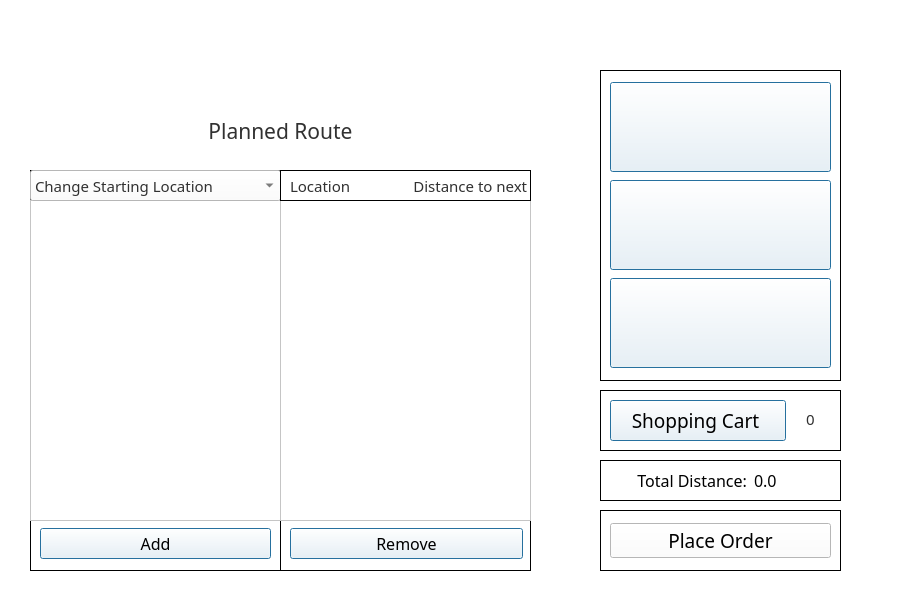
<?xml version="1.0" encoding="UTF-8"?>
<ui version="4.0">
 <class>TripPlanner</class>
 <widget class="QMainWindow" name="TripPlanner">
  <property name="geometry">
   <rect>
    <x>0</x>
    <y>0</y>
    <width>900</width>
    <height>600</height>
   </rect>
  </property>
  <property name="windowTitle">
   <string>MainWindow</string>
  </property>
  <property name="styleSheet">
   <string notr="true">background-color: rgb(255, 255, 255);</string>
  </property>
  <widget class="QWidget" name="centralwidget">
   <widget class="QFrame" name="cart_frame">
    <property name="geometry">
     <rect>
      <x>600</x>
      <y>390</y>
      <width>241</width>
      <height>61</height>
     </rect>
    </property>
    <property name="styleSheet">
     <string notr="true">background-color: rgb(255, 255, 255);
color: rgb(0, 0, 0);</string>
    </property>
    <property name="frameShape">
     <enum>QFrame::Box</enum>
    </property>
    <property name="frameShadow">
     <enum>QFrame::Plain</enum>
    </property>
    <widget class="QFrame" name="bubble_frame">
     <property name="geometry">
      <rect>
       <x>185</x>
       <y>10</y>
       <width>51</width>
       <height>41</height>
      </rect>
     </property>
     <property name="font">
      <font>
       <family>Mongolian Baiti</family>
      </font>
     </property>
     <property name="styleSheet">
      <string notr="true">background: none;</string>
     </property>
     <property name="frameShape">
      <enum>QFrame::NoFrame</enum>
     </property>
     <property name="frameShadow">
      <enum>QFrame::Plain</enum>
     </property>
     <widget class="QLabel" name="cart_quantity_display">
      <property name="geometry">
       <rect>
        <x>0</x>
        <y>-2</y>
        <width>51</width>
        <height>41</height>
       </rect>
      </property>
      <property name="font">
       <font>
        <family>Mongolian Baiti</family>
        <pointsize>11</pointsize>
       </font>
      </property>
      <property name="styleSheet">
       <string notr="true">background-color: none;
color: rgb(49, 49, 49);</string>
      </property>
      <property name="text">
       <string>0</string>
      </property>
      <property name="alignment">
       <set>Qt::AlignCenter</set>
      </property>
     </widget>
     <widget class="QLabel" name="bubble_photo">
      <property name="geometry">
       <rect>
        <x>0</x>
        <y>0</y>
        <width>51</width>
        <height>41</height>
       </rect>
      </property>
      <property name="font">
       <font>
        <family>Mongolian Baiti</family>
       </font>
      </property>
      <property name="styleSheet">
       <string notr="true">image: url(:/bubble-removebg.png);</string>
      </property>
      <property name="text">
       <string/>
      </property>
     </widget>
    </widget>
    <widget class="QPushButton" name="shopping_cart_pushButton">
     <property name="geometry">
      <rect>
       <x>10</x>
       <y>10</y>
       <width>176</width>
       <height>41</height>
      </rect>
     </property>
     <property name="font">
      <font>
       <family>Mongolian Baiti</family>
       <pointsize>14</pointsize>
      </font>
     </property>
     <property name="layoutDirection">
      <enum>Qt::RightToLeft</enum>
     </property>
     <property name="styleSheet">
      <string notr="true">color: rgb(49, 49, 49);
background-color:  rgb(255, 255, 255);
border-style: outset;
border-width: 2px;
border-radius: 10px;
border-color:rgb(118, 158, 81);
min-width: 10em;
padding: 6px;

QPushButton#visit_store_button: clicked {
	background-color: rgb(118, 158, 81);
    border-style: inset;
}</string>
     </property>
     <property name="text">
      <string>Shopping Cart </string>
     </property>
     <property name="icon">
      <iconset resource="resources/resources.qrc">
       <normaloff>:/school_store_logo-removebg.png</normaloff>:/school_store_logo-removebg.png</iconset>
     </property>
     <property name="iconSize">
      <size>
       <width>30</width>
       <height>30</height>
      </size>
     </property>
     <property name="autoDefault">
      <bool>true</bool>
     </property>
     <property name="default">
      <bool>true</bool>
     </property>
    </widget>
   </widget>
   <widget class="QFrame" name="start_at_frame">
    <property name="geometry">
     <rect>
      <x>600</x>
      <y>70</y>
      <width>241</width>
      <height>311</height>
     </rect>
    </property>
    <property name="frameShape">
     <enum>QFrame::Box</enum>
    </property>
    <property name="frameShadow">
     <enum>QFrame::Plain</enum>
    </property>
    <layout class="QVBoxLayout" name="verticalLayout_2">
     <item>
      <widget class="QPushButton" name="irvine_pushButton">
       <property name="minimumSize">
        <size>
         <width>146</width>
         <height>90</height>
        </size>
       </property>
       <property name="maximumSize">
        <size>
         <width>16777215</width>
         <height>16777215</height>
        </size>
       </property>
       <property name="font">
        <font>
         <family>Bahnschrift</family>
         <pointsize>11</pointsize>
         <weight>50</weight>
         <bold>false</bold>
        </font>
       </property>
       <property name="styleSheet">
        <string notr="true">image: url(:/uci_logo.png);

color: rgb(49, 49, 49);
background-color:  rgb(255, 255, 255);
border-style: outset;
border-width: 2px;
border-radius: 10px;
border-color:rgb(118, 158, 81);
min-width: 10em;
padding: 6px;

QPushButton#visit_store_button: clicked {
	background-color: rgb(118, 158, 81);
    border-style: inset;
}</string>
       </property>
       <property name="text">
        <string/>
       </property>
       <property name="iconSize">
        <size>
         <width>300</width>
         <height>40</height>
        </size>
       </property>
       <property name="autoDefault">
        <bool>true</bool>
       </property>
       <property name="default">
        <bool>true</bool>
       </property>
       <property name="flat">
        <bool>false</bool>
       </property>
      </widget>
     </item>
     <item>
      <widget class="QPushButton" name="arizona_pushButton">
       <property name="minimumSize">
        <size>
         <width>146</width>
         <height>90</height>
        </size>
       </property>
       <property name="maximumSize">
        <size>
         <width>16777215</width>
         <height>16777215</height>
        </size>
       </property>
       <property name="font">
        <font>
         <family>Bahnschrift</family>
         <pointsize>11</pointsize>
         <weight>50</weight>
         <bold>false</bold>
        </font>
       </property>
       <property name="styleSheet">
        <string notr="true">image: url(:/university_of_arizona_logo.png);

color: rgb(49, 49, 49);
background-color:  rgb(255, 255, 255);
border-style: outset;
border-width: 2px;
border-radius: 10px;
border-color:rgb(118, 158, 81);
min-width: 10em;
padding: 6px;

QPushButton#visit_store_button: clicked {
	background-color: rgb(118, 158, 81);
    border-style: inset;
}</string>
       </property>
       <property name="text">
        <string/>
       </property>
       <property name="autoDefault">
        <bool>true</bool>
       </property>
       <property name="default">
        <bool>true</bool>
       </property>
       <property name="flat">
        <bool>false</bool>
       </property>
      </widget>
     </item>
     <item>
      <widget class="QPushButton" name="michigan_pushButton">
       <property name="minimumSize">
        <size>
         <width>146</width>
         <height>90</height>
        </size>
       </property>
       <property name="maximumSize">
        <size>
         <width>16777215</width>
         <height>16777215</height>
        </size>
       </property>
       <property name="font">
        <font>
         <family>Bahnschrift</family>
         <pointsize>11</pointsize>
         <weight>50</weight>
         <bold>false</bold>
        </font>
       </property>
       <property name="styleSheet">
        <string notr="true">image: url(:/university_of_michigan_logo.png);

color: rgb(49, 49, 49);
background-color:  rgb(255, 255, 255);
border-style: outset;
border-width: 2px;
border-radius: 10px;
border-color:rgb(118, 158, 81);
min-width: 10em;
padding: 6px;

QPushButton#visit_store_button: clicked {
	background-color: rgb(118, 158, 81);
    border-style: inset;
}</string>
       </property>
       <property name="text">
        <string/>
       </property>
       <property name="autoDefault">
        <bool>true</bool>
       </property>
       <property name="default">
        <bool>true</bool>
       </property>
       <property name="flat">
        <bool>false</bool>
       </property>
      </widget>
     </item>
    </layout>
   </widget>
   <widget class="QFrame" name="button_frame">
    <property name="geometry">
     <rect>
      <x>30</x>
      <y>520</y>
      <width>501</width>
      <height>51</height>
     </rect>
    </property>
    <property name="styleSheet">
     <string notr="true">background-color: rgb(255, 255, 255);
color: rgb(0, 0, 0);</string>
    </property>
    <property name="frameShape">
     <enum>QFrame::Box</enum>
    </property>
    <property name="frameShadow">
     <enum>QFrame::Plain</enum>
    </property>
    <widget class="Line" name="line">
     <property name="geometry">
      <rect>
       <x>230</x>
       <y>1</y>
       <width>40</width>
       <height>51</height>
      </rect>
     </property>
     <property name="sizePolicy">
      <sizepolicy hsizetype="Fixed" vsizetype="Minimum">
       <horstretch>0</horstretch>
       <verstretch>0</verstretch>
      </sizepolicy>
     </property>
     <property name="minimumSize">
      <size>
       <width>0</width>
       <height>0</height>
      </size>
     </property>
     <property name="styleSheet">
      <string notr="true">background: none;</string>
     </property>
     <property name="frameShadow">
      <enum>QFrame::Plain</enum>
     </property>
     <property name="orientation">
      <enum>Qt::Vertical</enum>
     </property>
    </widget>
    <widget class="QPushButton" name="remove_pushButton">
     <property name="geometry">
      <rect>
       <x>260</x>
       <y>8</y>
       <width>233</width>
       <height>31</height>
      </rect>
     </property>
     <property name="minimumSize">
      <size>
       <width>146</width>
       <height>18</height>
      </size>
     </property>
     <property name="font">
      <font>
       <family>Mongolian Baiti</family>
       <pointsize>12</pointsize>
       <weight>50</weight>
       <bold>false</bold>
      </font>
     </property>
     <property name="styleSheet">
      <string notr="true">color: rgb(49, 49, 49);
background-color:  rgb(255, 255, 255);
border-style: outset;
border-width: 2px;
border-radius: 10px;
border-color:rgb(118, 158, 81);
min-width: 10em;
padding: 6px;

QPushButton#visit_store_button: clicked {
	background-color: rgb(118, 158, 81);
    border-style: inset;
}</string>
     </property>
     <property name="text">
      <string>Remove</string>
     </property>
     <property name="autoDefault">
      <bool>true</bool>
     </property>
     <property name="default">
      <bool>true</bool>
     </property>
    </widget>
    <widget class="QPushButton" name="add_pushButton">
     <property name="geometry">
      <rect>
       <x>10</x>
       <y>8</y>
       <width>231</width>
       <height>31</height>
      </rect>
     </property>
     <property name="minimumSize">
      <size>
       <width>146</width>
       <height>18</height>
      </size>
     </property>
     <property name="font">
      <font>
       <family>Mongolian Baiti</family>
       <pointsize>12</pointsize>
       <weight>50</weight>
       <bold>false</bold>
      </font>
     </property>
     <property name="styleSheet">
      <string notr="true">color: rgb(49, 49, 49);
background-color:  rgb(255, 255, 255);
border-style: outset;
border-width: 2px;
border-radius: 10px;
border-color:rgb(118, 158, 81);
min-width: 10em;
padding: 6px;

QPushButton#visit_store_button: clicked {
	background-color: rgb(118, 158, 81);
    border-style: inset;
}</string>
     </property>
     <property name="text">
      <string>Add</string>
     </property>
     <property name="autoDefault">
      <bool>true</bool>
     </property>
     <property name="default">
      <bool>true</bool>
     </property>
    </widget>
   </widget>
   <widget class="QFrame" name="total_distance_frame">
    <property name="geometry">
     <rect>
      <x>600</x>
      <y>460</y>
      <width>241</width>
      <height>41</height>
     </rect>
    </property>
    <property name="styleSheet">
     <string notr="true">background-color: rgb(255, 255, 255);
color: rgb(0, 0, 0);</string>
    </property>
    <property name="frameShape">
     <enum>QFrame::Box</enum>
    </property>
    <property name="frameShadow">
     <enum>QFrame::Plain</enum>
    </property>
    <widget class="QLabel" name="distance_label">
     <property name="geometry">
      <rect>
       <x>154</x>
       <y>10</y>
       <width>81</width>
       <height>21</height>
      </rect>
     </property>
     <property name="font">
      <font>
       <family>Mongolian Baiti</family>
       <pointsize>12</pointsize>
      </font>
     </property>
     <property name="text">
      <string>0.0</string>
     </property>
    </widget>
    <widget class="QLabel" name="total_title">
     <property name="geometry">
      <rect>
       <x>10</x>
       <y>10</y>
       <width>141</width>
       <height>21</height>
      </rect>
     </property>
     <property name="font">
      <font>
       <family>Mongolian Baiti</family>
       <pointsize>12</pointsize>
      </font>
     </property>
     <property name="text">
      <string>Total Distance: </string>
     </property>
     <property name="alignment">
      <set>Qt::AlignRight|Qt::AlignTrailing|Qt::AlignVCenter</set>
     </property>
    </widget>
   </widget>
   <widget class="QFrame" name="title_frame">
    <property name="geometry">
     <rect>
      <x>30</x>
      <y>110</y>
      <width>501</width>
      <height>41</height>
     </rect>
    </property>
    <property name="frameShape">
     <enum>QFrame::NoFrame</enum>
    </property>
    <property name="frameShadow">
     <enum>QFrame::Raised</enum>
    </property>
    <widget class="QLabel" name="plan_route_label">
     <property name="geometry">
      <rect>
       <x>0</x>
       <y>0</y>
       <width>501</width>
       <height>41</height>
      </rect>
     </property>
     <property name="font">
      <font>
       <family>Mongolian Baiti</family>
       <pointsize>16</pointsize>
      </font>
     </property>
     <property name="styleSheet">
      <string notr="true">background-color: rgb(255, 255, 255);
color: rgb(49, 49, 49);</string>
     </property>
     <property name="text">
      <string>Planned Route</string>
     </property>
     <property name="alignment">
      <set>Qt::AlignCenter</set>
     </property>
    </widget>
   </widget>
   <widget class="QFrame" name="place_order_frame">
    <property name="geometry">
     <rect>
      <x>600</x>
      <y>510</y>
      <width>241</width>
      <height>61</height>
     </rect>
    </property>
    <property name="font">
     <font>
      <pointsize>11</pointsize>
     </font>
    </property>
    <property name="styleSheet">
     <string notr="true">background-color: rgb(255, 255, 255);
color: rgb(0, 0, 0);</string>
    </property>
    <property name="frameShape">
     <enum>QFrame::Panel</enum>
    </property>
    <property name="frameShadow">
     <enum>QFrame::Plain</enum>
    </property>
    <layout class="QVBoxLayout" name="verticalLayout">
     <item>
      <widget class="QPushButton" name="pushButton_2">
       <property name="font">
        <font>
         <family>Mongolian Baiti</family>
         <pointsize>14</pointsize>
         <weight>50</weight>
         <bold>false</bold>
        </font>
       </property>
       <property name="styleSheet">
        <string notr="true">color: rgb(49, 49, 49);
background-color:  rgb(255, 255, 255);
border-style: outset;
border-width: 2px;
border-radius: 10px;
border-color:rgb(118, 158, 81);
min-width: 10em;
padding: 6px;

QPushButton#visit_store_button: clicked {
	background-color: rgb(118, 158, 81);
    border-style: inset;
}</string>
       </property>
       <property name="text">
        <string>Place Order</string>
       </property>
      </widget>
     </item>
    </layout>
   </widget>
   <widget class="QFrame" name="plan_route_frame">
    <property name="geometry">
     <rect>
      <x>30</x>
      <y>170</y>
      <width>501</width>
      <height>351</height>
     </rect>
    </property>
    <property name="frameShape">
     <enum>QFrame::Box</enum>
    </property>
    <property name="frameShadow">
     <enum>QFrame::Plain</enum>
    </property>
    <widget class="QTableView" name="available_routes_tableView">
     <property name="geometry">
      <rect>
       <x>0</x>
       <y>30</y>
       <width>251</width>
       <height>321</height>
      </rect>
     </property>
     <property name="sizePolicy">
      <sizepolicy hsizetype="Preferred" vsizetype="Preferred">
       <horstretch>0</horstretch>
       <verstretch>0</verstretch>
      </sizepolicy>
     </property>
     <property name="font">
      <font>
       <family>Mongolian Baiti</family>
       <pointsize>11</pointsize>
      </font>
     </property>
     <property name="focusPolicy">
      <enum>Qt::NoFocus</enum>
     </property>
     <property name="styleSheet">
      <string notr="true">background-color: rgb(255, 255, 255);
color: rgb(49, 49, 49);
alternate-background-color: rgb(240, 240, 240);
selection-color: rgb(49, 49, 49);
selection-background-color: rgb(118, 158, 81);</string>
     </property>
     <property name="horizontalScrollBarPolicy">
      <enum>Qt::ScrollBarAlwaysOff</enum>
     </property>
     <property name="sizeAdjustPolicy">
      <enum>QAbstractScrollArea::AdjustToContents</enum>
     </property>
     <property name="autoScroll">
      <bool>false</bool>
     </property>
     <property name="autoScrollMargin">
      <number>5</number>
     </property>
     <property name="dragDropOverwriteMode">
      <bool>false</bool>
     </property>
     <property name="alternatingRowColors">
      <bool>true</bool>
     </property>
     <property name="selectionMode">
      <enum>QAbstractItemView::SingleSelection</enum>
     </property>
     <property name="selectionBehavior">
      <enum>QAbstractItemView::SelectRows</enum>
     </property>
     <property name="showGrid">
      <bool>false</bool>
     </property>
     <property name="gridStyle">
      <enum>Qt::SolidLine</enum>
     </property>
     <property name="sortingEnabled">
      <bool>false</bool>
     </property>
     <attribute name="horizontalHeaderVisible">
      <bool>false</bool>
     </attribute>
     <attribute name="horizontalHeaderMinimumSectionSize">
      <number>50</number>
     </attribute>
     <attribute name="horizontalHeaderDefaultSectionSize">
      <number>200</number>
     </attribute>
     <attribute name="horizontalHeaderStretchLastSection">
      <bool>true</bool>
     </attribute>
     <attribute name="verticalHeaderVisible">
      <bool>false</bool>
     </attribute>
     <attribute name="verticalHeaderDefaultSectionSize">
      <number>28</number>
     </attribute>
     <attribute name="verticalHeaderHighlightSections">
      <bool>true</bool>
     </attribute>
    </widget>
    <widget class="QTableView" name="selected_route_tableView">
     <property name="geometry">
      <rect>
       <x>250</x>
       <y>30</y>
       <width>251</width>
       <height>321</height>
      </rect>
     </property>
     <property name="font">
      <font>
       <family>Mongolian Baiti</family>
       <pointsize>11</pointsize>
      </font>
     </property>
     <property name="focusPolicy">
      <enum>Qt::NoFocus</enum>
     </property>
     <property name="styleSheet">
      <string notr="true">background-color: rgb(255, 255, 255);
color: rgb(49, 49, 49);
alternate-background-color: rgb(240, 240, 240);
selection-color: rgb(49, 49, 49);
selection-background-color: rgb(118, 158, 81);</string>
     </property>
     <property name="frameShape">
      <enum>QFrame::StyledPanel</enum>
     </property>
     <property name="horizontalScrollBarPolicy">
      <enum>Qt::ScrollBarAlwaysOff</enum>
     </property>
     <property name="sizeAdjustPolicy">
      <enum>QAbstractScrollArea::AdjustToContents</enum>
     </property>
     <property name="autoScroll">
      <bool>false</bool>
     </property>
     <property name="autoScrollMargin">
      <number>5</number>
     </property>
     <property name="dragDropOverwriteMode">
      <bool>false</bool>
     </property>
     <property name="alternatingRowColors">
      <bool>true</bool>
     </property>
     <property name="selectionMode">
      <enum>QAbstractItemView::SingleSelection</enum>
     </property>
     <property name="selectionBehavior">
      <enum>QAbstractItemView::SelectRows</enum>
     </property>
     <property name="showGrid">
      <bool>false</bool>
     </property>
     <attribute name="horizontalHeaderVisible">
      <bool>false</bool>
     </attribute>
     <attribute name="horizontalHeaderMinimumSectionSize">
      <number>50</number>
     </attribute>
     <attribute name="horizontalHeaderDefaultSectionSize">
      <number>210</number>
     </attribute>
     <attribute name="verticalHeaderVisible">
      <bool>false</bool>
     </attribute>
     <attribute name="verticalHeaderDefaultSectionSize">
      <number>28</number>
     </attribute>
    </widget>
    <widget class="QComboBox" name="starting_location_dropdown">
     <property name="geometry">
      <rect>
       <x>0</x>
       <y>0</y>
       <width>251</width>
       <height>31</height>
      </rect>
     </property>
     <property name="palette">
      <palette>
       <active>
        <colorrole role="WindowText">
         <brush brushstyle="SolidPattern">
          <color alpha="255">
           <red>49</red>
           <green>49</green>
           <blue>49</blue>
          </color>
         </brush>
        </colorrole>
        <colorrole role="Button">
         <brush brushstyle="SolidPattern">
          <color alpha="255">
           <red>255</red>
           <green>255</green>
           <blue>255</blue>
          </color>
         </brush>
        </colorrole>
        <colorrole role="Text">
         <brush brushstyle="SolidPattern">
          <color alpha="255">
           <red>49</red>
           <green>49</green>
           <blue>49</blue>
          </color>
         </brush>
        </colorrole>
        <colorrole role="ButtonText">
         <brush brushstyle="SolidPattern">
          <color alpha="255">
           <red>49</red>
           <green>49</green>
           <blue>49</blue>
          </color>
         </brush>
        </colorrole>
        <colorrole role="Base">
         <brush brushstyle="SolidPattern">
          <color alpha="255">
           <red>255</red>
           <green>255</green>
           <blue>255</blue>
          </color>
         </brush>
        </colorrole>
        <colorrole role="Window">
         <brush brushstyle="SolidPattern">
          <color alpha="255">
           <red>255</red>
           <green>255</green>
           <blue>255</blue>
          </color>
         </brush>
        </colorrole>
        <colorrole role="Highlight">
         <brush brushstyle="SolidPattern">
          <color alpha="255">
           <red>159</red>
           <green>11</green>
           <blue>25</blue>
          </color>
         </brush>
        </colorrole>
        <colorrole role="HighlightedText">
         <brush brushstyle="SolidPattern">
          <color alpha="255">
           <red>0</red>
           <green>0</green>
           <blue>0</blue>
          </color>
         </brush>
        </colorrole>
        <colorrole role="AlternateBase">
         <brush brushstyle="SolidPattern">
          <color alpha="255">
           <red>225</red>
           <green>225</green>
           <blue>225</blue>
          </color>
         </brush>
        </colorrole>
        <colorrole role="PlaceholderText">
         <brush brushstyle="SolidPattern">
          <color alpha="255">
           <red>49</red>
           <green>49</green>
           <blue>49</blue>
          </color>
         </brush>
        </colorrole>
       </active>
       <inactive>
        <colorrole role="WindowText">
         <brush brushstyle="SolidPattern">
          <color alpha="255">
           <red>49</red>
           <green>49</green>
           <blue>49</blue>
          </color>
         </brush>
        </colorrole>
        <colorrole role="Button">
         <brush brushstyle="SolidPattern">
          <color alpha="255">
           <red>255</red>
           <green>255</green>
           <blue>255</blue>
          </color>
         </brush>
        </colorrole>
        <colorrole role="Text">
         <brush brushstyle="SolidPattern">
          <color alpha="255">
           <red>49</red>
           <green>49</green>
           <blue>49</blue>
          </color>
         </brush>
        </colorrole>
        <colorrole role="ButtonText">
         <brush brushstyle="SolidPattern">
          <color alpha="255">
           <red>49</red>
           <green>49</green>
           <blue>49</blue>
          </color>
         </brush>
        </colorrole>
        <colorrole role="Base">
         <brush brushstyle="SolidPattern">
          <color alpha="255">
           <red>255</red>
           <green>255</green>
           <blue>255</blue>
          </color>
         </brush>
        </colorrole>
        <colorrole role="Window">
         <brush brushstyle="SolidPattern">
          <color alpha="255">
           <red>255</red>
           <green>255</green>
           <blue>255</blue>
          </color>
         </brush>
        </colorrole>
        <colorrole role="Highlight">
         <brush brushstyle="SolidPattern">
          <color alpha="255">
           <red>159</red>
           <green>11</green>
           <blue>25</blue>
          </color>
         </brush>
        </colorrole>
        <colorrole role="HighlightedText">
         <brush brushstyle="SolidPattern">
          <color alpha="255">
           <red>0</red>
           <green>0</green>
           <blue>0</blue>
          </color>
         </brush>
        </colorrole>
        <colorrole role="AlternateBase">
         <brush brushstyle="SolidPattern">
          <color alpha="255">
           <red>225</red>
           <green>225</green>
           <blue>225</blue>
          </color>
         </brush>
        </colorrole>
        <colorrole role="PlaceholderText">
         <brush brushstyle="SolidPattern">
          <color alpha="255">
           <red>49</red>
           <green>49</green>
           <blue>49</blue>
          </color>
         </brush>
        </colorrole>
       </inactive>
       <disabled>
        <colorrole role="WindowText">
         <brush brushstyle="SolidPattern">
          <color alpha="255">
           <red>49</red>
           <green>49</green>
           <blue>49</blue>
          </color>
         </brush>
        </colorrole>
        <colorrole role="Button">
         <brush brushstyle="SolidPattern">
          <color alpha="255">
           <red>255</red>
           <green>255</green>
           <blue>255</blue>
          </color>
         </brush>
        </colorrole>
        <colorrole role="Text">
         <brush brushstyle="SolidPattern">
          <color alpha="255">
           <red>49</red>
           <green>49</green>
           <blue>49</blue>
          </color>
         </brush>
        </colorrole>
        <colorrole role="ButtonText">
         <brush brushstyle="SolidPattern">
          <color alpha="255">
           <red>49</red>
           <green>49</green>
           <blue>49</blue>
          </color>
         </brush>
        </colorrole>
        <colorrole role="Base">
         <brush brushstyle="SolidPattern">
          <color alpha="255">
           <red>255</red>
           <green>255</green>
           <blue>255</blue>
          </color>
         </brush>
        </colorrole>
        <colorrole role="Window">
         <brush brushstyle="SolidPattern">
          <color alpha="255">
           <red>255</red>
           <green>255</green>
           <blue>255</blue>
          </color>
         </brush>
        </colorrole>
        <colorrole role="Highlight">
         <brush brushstyle="SolidPattern">
          <color alpha="255">
           <red>159</red>
           <green>11</green>
           <blue>25</blue>
          </color>
         </brush>
        </colorrole>
        <colorrole role="HighlightedText">
         <brush brushstyle="SolidPattern">
          <color alpha="255">
           <red>0</red>
           <green>0</green>
           <blue>0</blue>
          </color>
         </brush>
        </colorrole>
        <colorrole role="AlternateBase">
         <brush brushstyle="SolidPattern">
          <color alpha="255">
           <red>225</red>
           <green>225</green>
           <blue>225</blue>
          </color>
         </brush>
        </colorrole>
        <colorrole role="PlaceholderText">
         <brush brushstyle="SolidPattern">
          <color alpha="255">
           <red>49</red>
           <green>49</green>
           <blue>49</blue>
          </color>
         </brush>
        </colorrole>
       </disabled>
      </palette>
     </property>
     <property name="font">
      <font>
       <family>Mongolian Baiti</family>
       <pointsize>11</pointsize>
      </font>
     </property>
     <property name="focusPolicy">
      <enum>Qt::WheelFocus</enum>
     </property>
     <property name="styleSheet">
      <string notr="true">color: rgb(49, 49, 49);
background-color:  rgb(255, 255, 255);
border-style: outset;
border-width: 2px;
border-color:rgb(118, 158, 81);
min-width: 10em;
padding: 6px;

QPushButton#visit_store_button: clicked {
	background-color: rgb(118, 158, 81);
    border-style: inset;
}</string>
     </property>
     <property name="maxVisibleItems">
      <number>15</number>
     </property>
     <property name="placeholderText">
      <string>Change Starting Location</string>
     </property>
     <property name="frame">
      <bool>true</bool>
     </property>
     <property name="modelColumn">
      <number>0</number>
     </property>
    </widget>
    <widget class="QFrame" name="selected_route_title">
     <property name="geometry">
      <rect>
       <x>250</x>
       <y>0</y>
       <width>251</width>
       <height>31</height>
      </rect>
     </property>
     <property name="font">
      <font>
       <family>Mongolian Baiti</family>
       <pointsize>11</pointsize>
      </font>
     </property>
     <property name="styleSheet">
      <string notr="true">background-color: rgb(255, 255, 255);
color: rgb(0, 0, 0);</string>
     </property>
     <property name="frameShape">
      <enum>QFrame::Box</enum>
     </property>
     <property name="frameShadow">
      <enum>QFrame::Plain</enum>
     </property>
     <widget class="QLabel" name="location_label">
      <property name="geometry">
       <rect>
        <x>10</x>
        <y>0</y>
        <width>111</width>
        <height>31</height>
       </rect>
      </property>
      <property name="font">
       <font>
        <family>Mongolian Baiti</family>
        <pointsize>11</pointsize>
       </font>
      </property>
      <property name="styleSheet">
       <string notr="true">background-color: none;
color: rgb(49, 49, 49);</string>
      </property>
      <property name="text">
       <string>Location</string>
      </property>
      <property name="alignment">
       <set>Qt::AlignLeading|Qt::AlignLeft|Qt::AlignVCenter</set>
      </property>
     </widget>
     <widget class="QLabel" name="distance_next_label">
      <property name="geometry">
       <rect>
        <x>120</x>
        <y>0</y>
        <width>131</width>
        <height>31</height>
       </rect>
      </property>
      <property name="font">
       <font>
        <family>Mongolian Baiti</family>
        <pointsize>11</pointsize>
       </font>
      </property>
      <property name="styleSheet">
       <string notr="true">background-color: none;
color: rgb(49, 49, 49);</string>
      </property>
      <property name="text">
       <string>Distance to next </string>
      </property>
      <property name="alignment">
       <set>Qt::AlignRight|Qt::AlignTrailing|Qt::AlignVCenter</set>
      </property>
     </widget>
    </widget>
   </widget>
   <widget class="QLabel" name="cc_logo_icon">
    <property name="geometry">
     <rect>
      <x>30</x>
      <y>0</y>
      <width>361</width>
      <height>81</height>
     </rect>
    </property>
    <property name="styleSheet">
     <string notr="true">image: url(:/CC_logo.png);</string>
    </property>
    <property name="text">
     <string/>
    </property>
   </widget>
  </widget>
 </widget>
 <resources>
  <include location="resources/resources.qrc"/>
 </resources>
 <connections/>
</ui>
